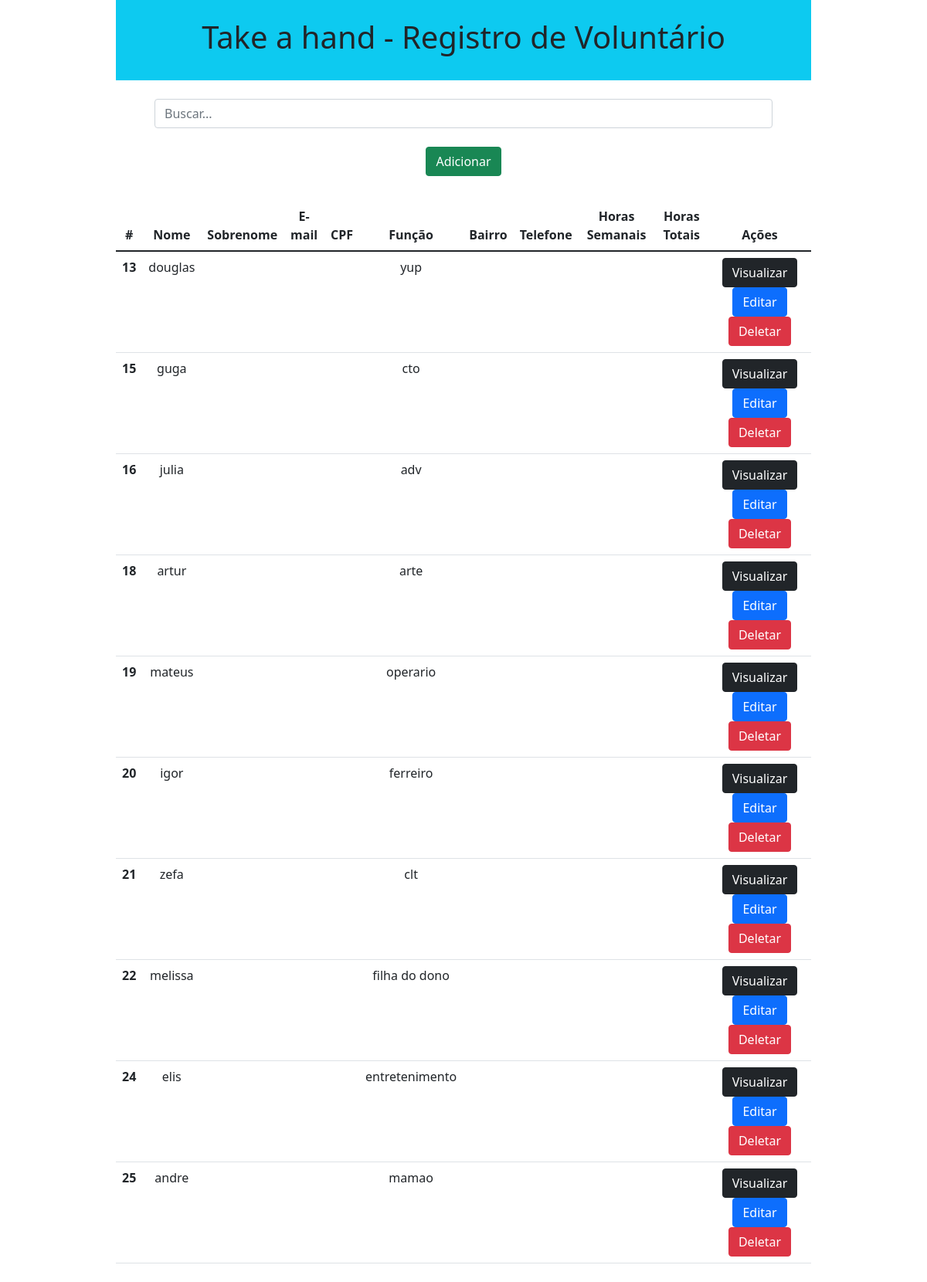
The app's page /, older data.
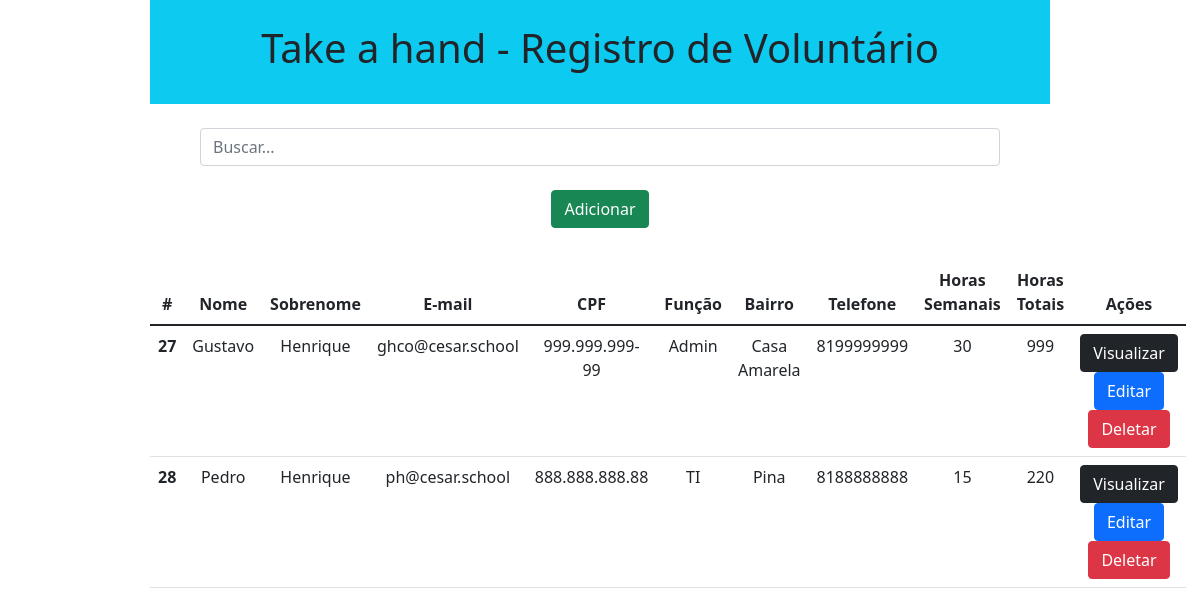
The same page, newer data.
### ERP/models.py (models this page shows)
class Voluntarios(models.Model):
    nome = models.CharField(max_length=30)
    sobrenome = models.CharField(max_length=30)
    email = models.EmailField(max_length=30) # t
    cpf = models.CharField(max_length=30) # t
    funcao = models.CharField(max_length=30)
    bairro = models.CharField(max_length=30) # t
    telefone = models.CharField(max_length=30) # t
    horas_semanais = models.IntegerField()
    horas_contribuidas = models.IntegerField()

### ERP/views.py (the view)
# urls.py: 2. Add a URL to urlpatterns:  path('', views.home, name='home')
def home(request):
    data = {}
    search = request.GET.get('search')
    if search:
        data['db'] = Voluntarios.objects.filter(nome__icontains=search)
    else:
        data['db'] = Voluntarios.objects.all()
    return render(request, 'index.html', data)

### ERP/templates/index.html (shortened to what this page needs)
<!DOCTYPE html>
<html lang="pt-br">
<head>
	<link href="https://cdn.jsdelivr.net/npm/bootstrap@5.1.3/dist/css/bootstrap.min.css" rel="stylesheet">
</head>
<body>
	<div class="col-9 m-auto pt-4 pb-4 text-center bg-info">
		<h1>Take a hand - Registro de Voluntário</h1>
	</div>
	<div class="col-8 m-auto pt-4 pb-2 text-center">
		<form method="get">
			<input type="text" id="search" name="search" class="form-control" placeholder="Buscar...">
		</form>
	</div>
	<div class="col-8 m-auto pt-3 pb-2 text-center">
		<a href="/form" class="btn btn-success">Adicionar</a>
	</div>
	<div class="col-9 m-auto pt-4 pb-2 text-center">
		<table class="table">
			<thead class="thead-dark">
			  <tr>
				<th scope="col">#</th>
				<th scope="col">Nome</th>
				<th scope="col">Sobrenome</th>
				<th scope="col">E-mail</th>
				<th scope="col">CPF</th>
				<th scope="col">Função</th>
				<th scope="col">Bairro</th>
				<th scope="col">Telefone</th>
				<th scope="col">Horas Semanais</th>
				<th scope="col">Horas Totais</th>
				<th scope="col">Ações</th>
			  </tr>
			</thead>
			<tbody>
			{% for dbs in db%}
			  <tr>
				<th>{{dbs.id}}</th>
				<td>{{dbs.nome}}</td>
				<td>{{dbs.sobrenome}}</td>
				<td>{{dbs.email}}</td>
				<td>{{dbs.cpf}}</td>
				<td>{{dbs.funcao}}</td>
				<td>{{dbs.bairro}}</td>
				<td>{{dbs.telefone}}</td>
				<td>{{dbs.horas_semanais}}</td>
				<td>{{dbs.horas_contribuidas}}</td>
				<td>
					<a href="/view/{{dbs.id}}/" class="btn btn-dark">Visualizar</a>
					<a href="/edit/{{dbs.id}}/" class="btn btn-primary">Editar</a>
					<a href="/delete/{{dbs.id}}/" class="btn btn-danger btnDel">Deletar</a>
				</td>
			  </tr>
			{% endfor %}
		</table>
	</div>
     {% load static %}
 </body>
</html>

Row changes from the older to the newer data that the page shows:
removed Voluntarios: id "13", nome "douglas", funcao "yup"
removed Voluntarios: id "15", nome "guga", funcao "cto"
removed Voluntarios: id "16", nome "julia", funcao "adv"
removed Voluntarios: id "18", nome "artur", funcao "arte"
removed Voluntarios: id "19", nome "mateus", funcao "operario"
removed Voluntarios: id "20", nome "igor", funcao "ferreiro"
removed Voluntarios: id "21", nome "zefa", funcao "clt"
removed Voluntarios: id "22", nome "melissa", funcao "filha do dono"
removed Voluntarios: id "24", nome "elis", funcao "entretenimento"
removed Voluntarios: id "25", nome "andre", funcao "mamao"
added Voluntarios: id "27", nome "Gustavo", sobrenome "Henrique", email "ghco@cesar.school", cpf "999.999.999-99", funcao "Admin", bairro "Casa Amarela", telefone "8199999999", horas_semanais "30", horas_contribuidas "999"
added Voluntarios: id "28", nome "Pedro", sobrenome "Henrique", email "ph@cesar.school", cpf "888.888.888.88", funcao "TI", bairro "Pina", telefone "8188888888", horas_semanais "15", horas_contribuidas "220"
